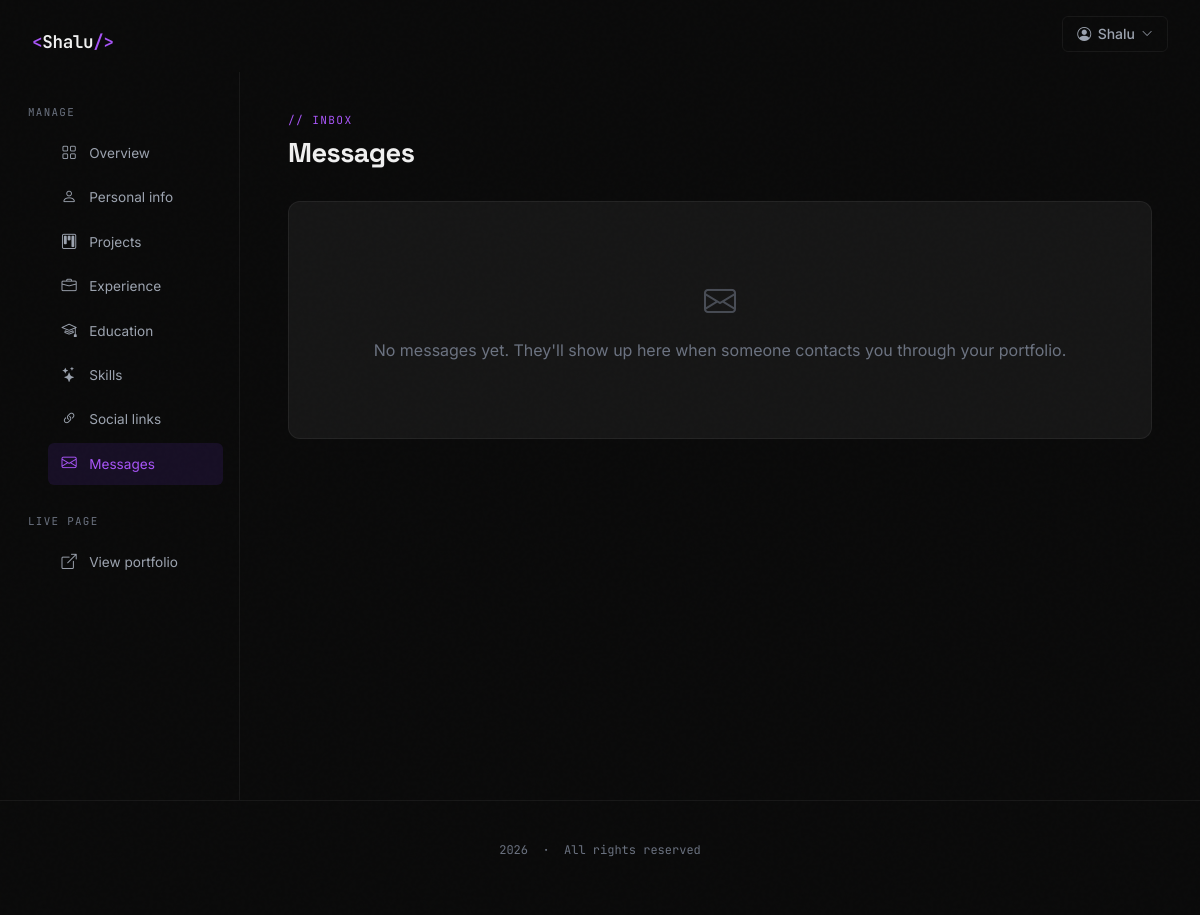
Before: /dashboard/messages/ (signed in) with the older database file.
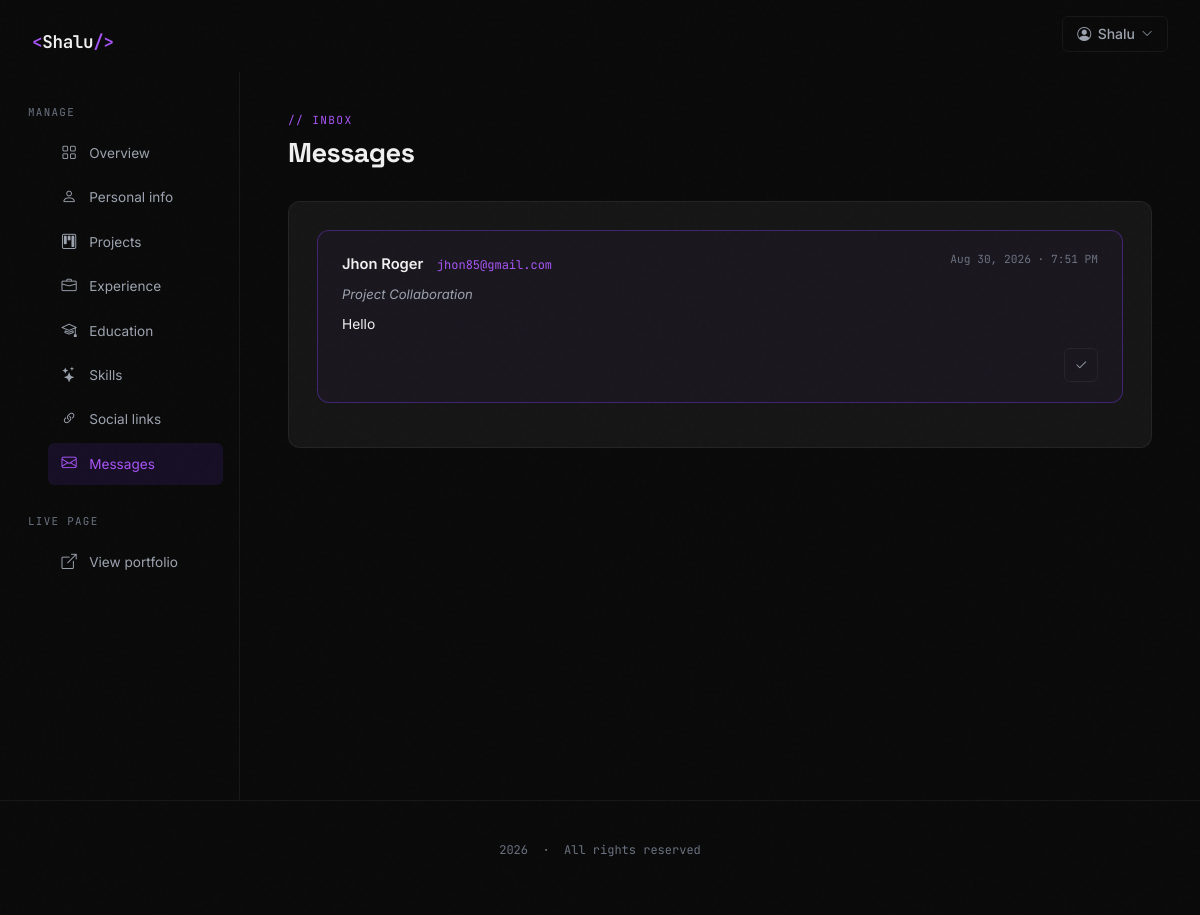
After: the same page with the newer database file.
### portfolio/models.py (models this page shows, shortened)
class ContactMessage(models.Model):
    STATUS_CHOICES = [('new','New'),('read','Read'),('replied','Replied'),('archived','Archived')]
    portfolio_owner = models.ForeignKey(User, on_delete=models.CASCADE, related_name='messages')
    name       = models.CharField(max_length=100)
    email      = models.EmailField()
    subject    = models.CharField(max_length=200, blank=True)
    message    = models.TextField()
    status     = models.CharField(max_length=10, choices=STATUS_CHOICES, default='new')
    ip_address = models.GenericIPAddressField(blank=True, null=True)
    created_at = models.DateTimeField(auto_now_add=True)

### portfolio/views.py (the view)
# urls.py: path('dashboard/messages/',           views.view_messages,       name='view_messages'),
@login_required
def view_messages(request):
    inbox = ContactMessage.objects.filter(portfolio_owner=request.user).order_by('-created_at')
    if request.method == 'POST':
        msg_id = request.POST.get('mark_read')
        if msg_id:
            ContactMessage.objects.filter(pk=msg_id, portfolio_owner=request.user).update(status='read')
            return redirect('view_messages')
    return render(request, 'dashboard/messages.html', {'inbox': inbox, 'active_nav': 'messages'})

### templates/dashboard/messages.html (shortened to what this page needs)
{% extends "dashboard/base.html" %}
{% block dash_content %}
<div class="dash-header">
  <div class="dash-eyebrow">// inbox</div>
  <h1 class="dash-title">Messages</h1>
</div>
<div class="dash-card">
  {% if inbox %}
    {% for m in inbox %}
    <div class="msg-item {% if m.status == 'new' %}new{% endif %}">
      <div class="msg-head">
        <div>
          <span class="msg-from">{{ m.name }}</span> &nbsp;
          <span class="msg-email">{{ m.email }}</span>
        </div>
        <span class="msg-date">{{ m.created_at|date:"M j, Y · g:i A" }}</span>
      </div>
      {% if m.subject %}<div class="msg-subject">{{ m.subject }}</div>{% endif %}
      <div class="msg-body">{{ m.message }}</div>
      {% if m.status == 'new' %}
      <div class="msg-foot">
        <form method="POST">
          <button type="submit" class="dash-icon-btn" title="Mark as read"><i class="bi bi-check2"></i></button>
        </form>
      </div>
      {% endif %}
    </div>
    {% endfor %}
  {% else %}
    <div class="dash-empty"><i class="bi bi-envelope"></i>No messages yet. They'll show up here when someone contacts you through your portfolio.</div>
  {% endif %}
</div>
{% endblock %}

Changed rows visible on the page:
added ContactMessage: name "Jhon Roger", email "jhon85@gmail.com", created_at "Aug 30, 2026 · 7:51 PM", subject "Project Collaboration", message "Hello"
Other visible differences:
text no longer shown: "No messages yet. They'll show up here when someone contacts you through your portfolio."
